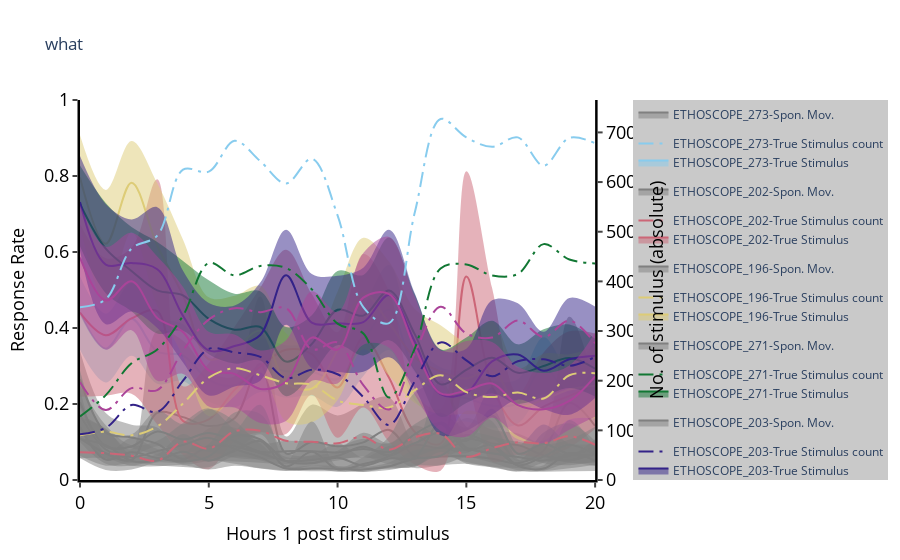

Here is the notebook cell this chart was saved with:
### Code cell
x = pdfp.plot_habituation(plot_type = 'time', x_limit = 20, title = 'what', facet_col='machine_name');
x.show()

### Figure 1 — Plotly figure (JSON) as saved in the notebook; plotly's stock layout.template omitted (floating-point values rounded to 4 significant figures)
{"data": [{"legendgroup": "ETHOSCOPE_273-Spon. Mov.", "line": {"shape": "spline", "width": 0}, "marker": {"color": "#444"}, "mode": "lines", "showlegend": false, "type": "scatter", "x": [0, 1, 2, 3, 4, 5, 6, 7, 8, 9, 10, 11, 12, 13, 14, 15, 16, 17, 18, 19, 20], "y": [0.1903, 0.08566, 0.08334, 0.0642, 0.041, 0.04955, 0.04868, 0.04511, 0.04117, 0.04267, 0.05143, 0.06199, 0.04268, 0.05614, 0.05971, 0.07849, 0.06715, 0.06602, 0.04415, 0.03912, 0.04845]}, {"fill": "tonexty", "legendgroup": "ETHOSCOPE_273-Spon. Mov.", "line": {"color": "grey", "shape": "spline"}, "mode": "lines", "name": "ETHOSCOPE_273-Spon. Mov.", "type": "scatter", "x": [0, 1, 2, 3, 4, 5, 6, 7, 8, 9, 10, 11, 12, 13, 14, 15, 16, 17, 18, 19, 20], "y": [0.2651, 0.1254, 0.112, 0.09515, 0.05546, 0.08863, 0.08764, 0.07111, 0.0503, 0.05276, 0.06355, 0.0877, 0.0645, 0.0927, 0.08473, 0.1177, 0.09624, 0.09187, 0.06505, 0.05148, 0.07263]}, {"fill": "tonexty", "legendgroup": "ETHOSCOPE_273-Spon. Mov.", "line": {"shape": "spline", "width": 0}, "marker": {"color": "grey"}, "mode": "lines", "showlegend": false, "type": "scatter", "x": [0, 1, 2, 3, 4, 5, 6, 7, 8, 9, 10, 11, 12, 13, 14, 15, 16, 17, 18, 19, 20], "y": [0.3394, 0.176, 0.1457, 0.1379, 0.07191, 0.1362, 0.1378, 0.1052, 0.06072, 0.06341, 0.07701, 0.1244, 0.09751, 0.1435, 0.1201, 0.1635, 0.1322, 0.1222, 0.09021, 0.06661, 0.1073]}, {"legendgroup": "ETHOSCOPE_273-True Stimulus", "line": {"shape": "spline", "width": 0}, "marker": {"color": "#444"}, "mode": "lines", "showlegend": false, "type": "scatter", "x": [0, 1, 2, 3, 4, 5, 6, 7, 8, 9, 10, 11, 12, 13, 14, 15, 16, 17, 18, 19, 20], "y": [0.3424, 0.2565, 0.3268, 0.2531, 0.2604, 0.2064, 0.1918, 0.2317, 0.2168, 0.2215, 0.1929, 0.2738, 0.342, 0.2089, 0.1605, 0.1537, 0.1375, 0.1484, 0.2262, 0.1723, 0.2244]}, {"fill": "tonexty", "legendgroup": "ETHOSCOPE_273-True Stimulus", "line": {"color": "rgb(136, 204, 238)", "shape": "spline"}, "mode": "lines", "name": "ETHOSCOPE_273-True Stimulus", "type": "scatter", "x": [0, 1, 2, 3, 4, 5, 6, 7, 8, 9, 10, 11, 12, 13, 14, 15, 16, 17, 18, 19, 20], "y": [0.44, 0.3454, 0.4242, 0.3382, 0.3276, 0.2636, 0.2484, 0.3006, 0.2861, 0.285, 0.2657, 0.3661, 0.4478, 0.2869, 0.2266, 0.2153, 0.1951, 0.2026, 0.2961, 0.2296, 0.2923]}, {"fill": "tonexty", "legendgroup": "ETHOSCOPE_273-True Stimulus", "line": {"shape": "spline", "width": 0}, "marker": {"color": "rgb(136, 204, 238)"}, "mode": "lines", "showlegend": false, "type": "scatter", "x": [0, 1, 2, 3, 4, 5, 6, 7, 8, 9, 10, 11, 12, 13, 14, 15, 16, 17, 18, 19, 20], "y": [0.5355, 0.4378, 0.5176, 0.4291, 0.41, 0.3265, 0.3128, 0.3716, 0.3546, 0.3549, 0.3413, 0.4545, 0.5657, 0.3616, 0.2966, 0.2845, 0.261, 0.2652, 0.3755, 0.2935, 0.369]}, {"legendgroup": "ETHOSCOPE_273-True Stimulus", "line": {"color": "rgb(136, 204, 238)", "dash": "longdashdot", "shape": "spline"}, "mode": "lines", "name": "ETHOSCOPE_273-True Stimulus count", "type": "scatter", "x": [0, 1, 2, 3, 4, 5, 6, 7, 8, 9, 10, 11, 12, 13, 14, 15, 16, 17, 18, 19, 20], "xaxis": "x", "y": [348, 364, 466, 492, 625, 621, 683, 642, 597, 647, 533, 348, 316, 539, 727, 690, 671, 690, 633, 689, 678], "yaxis": "y2"}, {"legendgroup": "ETHOSCOPE_202-Spon. Mov.", "line": {"shape": "spline", "width": 0}, "marker": {"color": "#444"}, "mode": "lines", "showlegend": false, "type": "scatter", "x": [0, 1, 2, 3, 4, 5, 6, 7, 8, 9, 10, 11, 12, 13, 14, 15, 16, 17, 18, 19, 20], "y": [0.05794, 0.02658, 0.02747, 0.04578, 0.04404, 0.0558, 0.0733, 0.1201, 0.03025, 0.03775, 0.0313, 0.03321, 0.06019, 0.0317, 0.03873, 0.04237, 0.03578, 0.02209, 0.04553, 0.05201, 0.06336]}, {"fill": "tonexty", "legendgroup": "ETHOSCOPE_202-Spon. Mov.", "line": {"color": "grey", "shape": "spline"}, "mode": "lines", "name": "ETHOSCOPE_202-Spon. Mov.", "type": "scatter", "x": [0, 1, 2, 3, 4, 5, 6, 7, 8, 9, 10, 11, 12, 13, 14, 15, 16, 17, 18, 19, 20], "y": [0.1094, 0.07027, 0.05309, 0.1766, 0.1655, 0.1419, 0.1626, 0.3054, 0.07002, 0.09985, 0.08862, 0.09913, 0.1318, 0.06236, 0.06172, 0.06278, 0.05608, 0.04423, 0.07738, 0.2024, 0.1421]}, {"fill": "tonexty", "legendgroup": "ETHOSCOPE_202-Spon. Mov.", "line": {"shape": "spline", "width": 0}, "marker": {"color": "grey"}, "mode": "lines", "showlegend": false, "type": "scatter", "x": [0, 1, 2, 3, 4, 5, 6, 7, 8, 9, 10, 11, 12, 13, 14, 15, 16, 17, 18, 19, 20], "y": [0.1728, 0.1337, 0.08069, 0.3927, 0.3666, 0.2859, 0.2728, 0.4829, 0.1144, 0.1979, 0.17, 0.1998, 0.2173, 0.09563, 0.08441, 0.08478, 0.08258, 0.06842, 0.112, 0.4299, 0.2457]}, {"legendgroup": "ETHOSCOPE_202-True Stimulus", "line": {"shape": "spline", "width": 0}, "marker": {"color": "#444"}, "mode": "lines", "showlegend": false, "type": "scatter", "x": [0, 1, 2, 3, 4, 5, 6, 7, 8, 9, 10, 11, 12, 13, 14, 15, 16, 17, 18, 19, 20], "y": [0.2193, 0.222, 0.2269, 0.1458, 0.06607, 0.02857, 0.1044, 0.1253, 0.1212, 0.2246, 0.1111, 0.1908, 0.1001, 0.04074, 0.02442, 0.2455, 0.04861, 0.06687, 0.06, 0.08538, 0.1342]}, {"fill": "tonexty", "legendgroup": "ETHOSCOPE_202-True Stimulus", "line": {"color": "rgb(204, 102, 119)", "shape": "spline"}, "mode": "lines", "name": "ETHOSCOPE_202-True Stimulus", "type": "scatter", "x": [0, 1, 2, 3, 4, 5, 6, 7, 8, 9, 10, 11, 12, 13, 14, 15, 16, 17, 18, 19, 20], "y": [0.4405, 0.381, 0.4255, 0.4443, 0.1553, 0.1596, 0.2372, 0.298, 0.3426, 0.3314, 0.2435, 0.3741, 0.2688, 0.1264, 0.09585, 0.5352, 0.2472, 0.1434, 0.1929, 0.2215, 0.2517]}, {"fill": "tonexty", "legendgroup": "ETHOSCOPE_202-True Stimulus", "line": {"shape": "spline", "width": 0}, "marker": {"color": "rgb(204, 102, 119)"}, "mode": "lines", "showlegend": false, "type": "scatter", "x": [0, 1, 2, 3, 4, 5, 6, 7, 8, 9, 10, 11, 12, 13, 14, 15, 16, 17, 18, 19, 20], "y": [0.6738, 0.5836, 0.6109, 0.7917, 0.2466, 0.3073, 0.4033, 0.5061, 0.6062, 0.4893, 0.3889, 0.5947, 0.497, 0.2269, 0.1873, 0.8125, 0.5056, 0.2285, 0.3357, 0.3915, 0.3854]}, {"legendgroup": "ETHOSCOPE_202-True Stimulus", "line": {"color": "rgb(204, 102, 119)", "dash": "longdashdot", "shape": "spline"}, "mode": "lines", "name": "ETHOSCOPE_202-True Stimulus count", "type": "scatter", "x": [0, 1, 2, 3, 4, 5, 6, 7, 8, 9, 10, 11, 12, 13, 14, 15, 16, 17, 18, 19, 20], "xaxis": "x", "y": [56, 54, 49, 39, 77, 63, 98, 99, 79, 77, 74, 87, 61, 86, 93, 47, 64, 76, 74, 88, 71], "yaxis": "y2"}, {"legendgroup": "ETHOSCOPE_196-Spon. Mov.", "line": {"shape": "spline", "width": 0}, "marker": {"color": "#444"}, "mode": "lines", "showlegend": false, "type": "scatter", "x": [0, 1, 2, 3, 4, 5, 6, 7, 8, 9, 10, 11, 12, 13, 14, 15, 16, 17, 18, 19, 20], "y": [0.06349, 0.03771, 0.04493, 0.03806, 0.03445, 0.03356, 0.06119, 0.05192, 0.03101, 0.02718, 0.03074, 0.02173, 0.03246, 0.03449, 0.07349, 0.0431, 0.0337, 0.03181, 0.02403, 0.03062, 0.03932]}, {"fill": "tonexty", "legendgroup": "ETHOSCOPE_196-Spon. Mov.", "line": {"color": "grey", "shape": "spline"}, "mode": "lines", "name": "ETHOSCOPE_196-Spon. Mov.", "type": "scatter", "x": [0, 1, 2, 3, 4, 5, 6, 7, 8, 9, 10, 11, 12, 13, 14, 15, 16, 17, 18, 19, 20], "y": [0.139, 0.05355, 0.07302, 0.05779, 0.04925, 0.06235, 0.116, 0.1071, 0.04985, 0.04439, 0.05855, 0.03777, 0.0568, 0.05909, 0.151, 0.08499, 0.07026, 0.06055, 0.05152, 0.06463, 0.08503]}, {"fill": "tonexty", "legendgroup": "ETHOSCOPE_196-Spon. Mov.", "line": {"shape": "spline", "width": 0}, "marker": {"color": "grey"}, "mode": "lines", "showlegend": false, "type": "scatter", "x": [0, 1, 2, 3, 4, 5, 6, 7, 8, 9, 10, 11, 12, 13, 14, 15, 16, 17, 18, 19, 20], "y": [0.2378, 0.0711, 0.1104, 0.08136, 0.06574, 0.09527, 0.1774, 0.1737, 0.07235, 0.06497, 0.09746, 0.05941, 0.08957, 0.09232, 0.2616, 0.1403, 0.1153, 0.1008, 0.09269, 0.1063, 0.1403]}, {"legendgroup": "ETHOSCOPE_196-True Stimulus", "line": {"shape": "spline", "width": 0}, "marker": {"color": "#444"}, "mode": "lines", "showlegend": false, "type": "scatter", "x": [0, 1, 2, 3, 4, 5, 6, 7, 8, 9, 10, 11, 12, 13, 14, 15, 16, 17, 18, 19, 20], "y": [0.6746, 0.4643, 0.652, 0.4583, 0.3244, 0.1685, 0.2206, 0.2826, 0.1543, 0.1519, 0.2102, 0.3443, 0.2745, 0.2028, 0.1724, 0.1733, 0.166, 0.1072, 0.1037, 0.1589, 0.1616]}, {"fill": "tonexty", "legendgroup": "ETHOSCOPE_196-True Stimulus", "line": {"color": "rgb(221, 204, 119)", "shape": "spline"}, "mode": "lines", "name": "ETHOSCOPE_196-True Stimulus", "type": "scatter", "x": [0, 1, 2, 3, 4, 5, 6, 7, 8, 9, 10, 11, 12, 13, 14, 15, 16, 17, 18, 19, 20], "y": [0.796, 0.6217, 0.7824, 0.6167, 0.4854, 0.3179, 0.3445, 0.3925, 0.2565, 0.2406, 0.3424, 0.4913, 0.4126, 0.3223, 0.285, 0.2668, 0.2921, 0.1951, 0.2116, 0.238, 0.2484]}, {"fill": "tonexty", "legendgroup": "ETHOSCOPE_196-True Stimulus", "line": {"shape": "spline", "width": 0}, "marker": {"color": "rgb(221, 204, 119)"}, "mode": "lines", "showlegend": false, "type": "scatter", "x": [0, 1, 2, 3, 4, 5, 6, 7, 8, 9, 10, 11, 12, 13, 14, 15, 16, 17, 18, 19, 20], "y": [0.9071, 0.7632, 0.8921, 0.7809, 0.6325, 0.4806, 0.4847, 0.5109, 0.3863, 0.35, 0.4957, 0.6373, 0.5743, 0.4498, 0.4074, 0.3671, 0.4171, 0.294, 0.3323, 0.3311, 0.3515]}, {"legendgroup": "ETHOSCOPE_196-True Stimulus", "line": {"color": "rgb(221, 204, 119)", "dash": "longdashdot", "shape": "spline"}, "mode": "lines", "name": "ETHOSCOPE_196-True Stimulus count", "type": "scatter", "x": [0, 1, 2, 3, 4, 5, 6, 7, 8, 9, 10, 11, 12, 13, 14, 15, 16, 17, 18, 19, 20], "xaxis": "x", "y": [90, 97, 90, 108, 154, 206, 225, 211, 195, 192, 160, 151, 146, 181, 211, 177, 167, 176, 164, 211, 215], "yaxis": "y2"}, {"legendgroup": "ETHOSCOPE_271-Spon. Mov.", "line": {"shape": "spline", "width": 0}, "marker": {"color": "#444"}, "mode": "lines", "showlegend": false, "type": "scatter", "x": [0, 1, 2, 3, 4, 5, 6, 7, 8, 9, 10, 11, 12, 13, 14, 15, 16, 17, 18, 19, 20], "y": [0.1355, 0.05657, 0.06284, 0.089, 0.07437, 0.074, 0.05887, 0.05451, 0.05454, 0.0554, 0.05769, 0.05862, 0.05626, 0.06138, 0.08157, 0.07108, 0.1073, 0.05013, 0.05662, 0.04522, 0.04553]}, {"fill": "tonexty", "legendgroup": "ETHOSCOPE_271-Spon. Mov.", "line": {"color": "grey", "shape": "spline"}, "mode": "lines", "name": "ETHOSCOPE_271-Spon. Mov.", "type": "scatter", "x": [0, 1, 2, 3, 4, 5, 6, 7, 8, 9, 10, 11, 12, 13, 14, 15, 16, 17, 18, 19, 20], "y": [0.2051, 0.0885, 0.08824, 0.1276, 0.1065, 0.1237, 0.1026, 0.07397, 0.0759, 0.07555, 0.07262, 0.08154, 0.07372, 0.097, 0.1264, 0.1036, 0.1689, 0.06963, 0.0947, 0.06767, 0.06732]}, {"fill": "tonexty", "legendgroup": "ETHOSCOPE_271-Spon. Mov.", "line": {"shape": "spline", "width": 0}, "marker": {"color": "grey"}, "mode": "lines", "showlegend": false, "type": "scatter", "x": [0, 1, 2, 3, 4, 5, 6, 7, 8, 9, 10, 11, 12, 13, 14, 15, 16, 17, 18, 19, 20], "y": [0.2873, 0.1253, 0.1199, 0.182, 0.1468, 0.1862, 0.1565, 0.09811, 0.1033, 0.1002, 0.08982, 0.1087, 0.0954, 0.1472, 0.1769, 0.1373, 0.2443, 0.09231, 0.146, 0.09588, 0.09642]}, {"legendgroup": "ETHOSCOPE_271-True Stimulus", "line": {"shape": "spline", "width": 0}, "marker": {"color": "#444"}, "mode": "lines", "showlegend": false, "type": "scatter", "x": [0, 1, 2, 3, 4, 5, 6, 7, 8, 9, 10, 11, 12, 13, 14, 15, 16, 17, 18, 19, 20], "y": [0.615, 0.4914, 0.444, 0.3856, 0.3928, 0.3308, 0.3063, 0.3144, 0.2206, 0.2775, 0.3549, 0.3279, 0.368, 0.2871, 0.1663, 0.2026, 0.2279, 0.2003, 0.2188, 0.2419, 0.2194]}, {"fill": "tonexty", "legendgroup": "ETHOSCOPE_271-True Stimulus", "line": {"color": "rgb(17, 119, 51)", "shape": "spline"}, "mode": "lines", "name": "ETHOSCOPE_271-True Stimulus", "type": "scatter", "x": [0, 1, 2, 3, 4, 5, 6, 7, 8, 9, 10, 11, 12, 13, 14, 15, 16, 17, 18, 19, 20], "y": [0.7267, 0.6087, 0.5502, 0.4988, 0.4859, 0.4242, 0.3955, 0.4026, 0.3117, 0.3581, 0.4479, 0.4326, 0.4985, 0.3832, 0.2517, 0.2899, 0.322, 0.282, 0.3, 0.321, 0.2931]}, {"fill": "tonexty", "legendgroup": "ETHOSCOPE_271-True Stimulus", "line": {"shape": "spline", "width": 0}, "marker": {"color": "rgb(17, 119, 51)"}, "mode": "lines", "showlegend": false, "type": "scatter", "x": [0, 1, 2, 3, 4, 5, 6, 7, 8, 9, 10, 11, 12, 13, 14, 15, 16, 17, 18, 19, 20], "y": [0.8274, 0.7288, 0.6656, 0.6265, 0.5765, 0.5254, 0.4904, 0.4966, 0.4026, 0.4335, 0.5502, 0.5397, 0.6382, 0.4879, 0.3432, 0.3747, 0.4191, 0.3569, 0.3964, 0.4093, 0.3718]}, {"legendgroup": "ETHOSCOPE_271-True Stimulus", "line": {"color": "rgb(17, 119, 51)", "dash": "longdashdot", "shape": "spline"}, "mode": "lines", "name": "ETHOSCOPE_271-True Stimulus count", "type": "scatter", "x": [0, 1, 2, 3, 4, 5, 6, 7, 8, 9, 10, 11, 12, 13, 14, 15, 16, 17, 18, 19, 20], "xaxis": "x", "y": [128, 171, 235, 263, 331, 437, 412, 431, 427, 384, 315, 295, 166, 265, 426, 434, 412, 415, 475, 444, 436], "yaxis": "y2"}, {"legendgroup": "ETHOSCOPE_203-Spon. Mov.", "line": {"shape": "spline", "width": 0}, "marker": {"color": "#444"}, "mode": "lines", "showlegend": false, "type": "scatter", "x": [0, 1, 2, 3, 4, 5, 6, 7, 8, 9, 10, 11, 12, 13, 14, 15, 16, 17, 18, 19, 20], "y": [0.05726, 0.05669, 0.03726, 0.03603, 0.03888, 0.02752, 0.03743, 0.03039, 0.02366, 0.03003, 0.0217, 0.02664, 0.0294, 0.03609, 0.06499, 0.04705, 0.03319, 0.02286, 0.02203, 0.02303, 0.02361]}, {"fill": "tonexty", "legendgroup": "ETHOSCOPE_203-Spon. Mov.", "line": {"color": "grey", "shape": "spline"}, "mode": "lines", "name": "ETHOSCOPE_203-Spon. Mov.", "type": "scatter", "x": [0, 1, 2, 3, 4, 5, 6, 7, 8, 9, 10, 11, 12, 13, 14, 15, 16, 17, 18, 19, 20], "y": [0.1081, 0.0919, 0.05034, 0.05101, 0.07427, 0.05093, 0.0775, 0.1019, 0.03547, 0.07407, 0.02815, 0.04191, 0.06312, 0.1205, 0.1479, 0.07797, 0.09251, 0.03767, 0.03002, 0.07045, 0.05007]}, {"fill": "tonexty", "legendgroup": "ETHOSCOPE_203-Spon. Mov.", "line": {"shape": "spline", "width": 0}, "marker": {"color": "grey"}, "mode": "lines", "showlegend": false, "type": "scatter", "x": [0, 1, 2, 3, 4, 5, 6, 7, 8, 9, 10, 11, 12, 13, 14, 15, 16, 17, 18, 19, 20], "y": [0.1651, 0.1353, 0.06595, 0.06762, 0.1208, 0.08324, 0.1268, 0.1981, 0.04896, 0.154, 0.03497, 0.06047, 0.1142, 0.2295, 0.2491, 0.1137, 0.1874, 0.05428, 0.0388, 0.1578, 0.0826]}, {"legendgroup": "ETHOSCOPE_203-True Stimulus", "line": {"shape": "spline", "width": 0}, "marker": {"color": "#444"}, "mode": "lines", "showlegend": false, "type": "scatter", "x": [0, 1, 2, 3, 4, 5, 6, 7, 8, 9, 10, 11, 12, 13, 14, 15, 16, 17, 18, 19, 20], "y": [0.603, 0.4099, 0.4434, 0.3998, 0.3092, 0.2225, 0.246, 0.2613, 0.4086, 0.2943, 0.2841, 0.2847, 0.3228, 0.2403, 0.1178, 0.1295, 0.1715, 0.2114, 0.1862, 0.1716, 0.2161]}, {"fill": "tonexty", "legendgroup": "ETHOSCOPE_203-True Stimulus", "line": {"color": "rgb(51, 34, 136)", "shape": "spline"}, "mode": "lines", "name": "ETHOSCOPE_203-True Stimulus", "type": "scatter", "x": [0, 1, 2, 3, 4, 5, 6, 7, 8, 9, 10, 11, 12, 13, 14, 15, 16, 17, 18, 19, 20], "y": [0.7315, 0.567, 0.5711, 0.5546, 0.432, 0.341, 0.3524, 0.3817, 0.5387, 0.4143, 0.4124, 0.4153, 0.4869, 0.3637, 0.2256, 0.2292, 0.3123, 0.3301, 0.2877, 0.3176, 0.3272]}, {"fill": "tonexty", "legendgroup": "ETHOSCOPE_203-True Stimulus", "line": {"shape": "spline", "width": 0}, "marker": {"color": "rgb(51, 34, 136)"}, "mode": "lines", "showlegend": false, "type": "scatter", "x": [0, 1, 2, 3, 4, 5, 6, 7, 8, 9, 10, 11, 12, 13, 14, 15, 16, 17, 18, 19, 20], "y": [0.8526, 0.7266, 0.6858, 0.7179, 0.5508, 0.4661, 0.4592, 0.5195, 0.6589, 0.5424, 0.5376, 0.5589, 0.6583, 0.4907, 0.3439, 0.3456, 0.473, 0.4651, 0.3901, 0.4792, 0.4562]}, {"legendgroup": "ETHOSCOPE_203-True Stimulus", "line": {"color": "rgb(51, 34, 136)", "dash": "longdashdot", "shape": "spline"}, "mode": "lines", "name": "ETHOSCOPE_203-True Stimulus count", "type": "scatter", "x": [0, 1, 2, 3, 4, 5, 6, 7, 8, 9, 10, 11, 12, 13, 14, 15, 16, 17, 18, 19, 20], "xaxis": "x", "y": [92, 105, 151, 137, 200, 264, 257, 248, 205, 222, 213, 167, 111, 199, 277, 241, 209, 239, 243, 230, 248], "yaxis": "y2"}, {"legendgroup": "ETHOSCOPE_213-Spon. Mov.", "line": {"shape": "spline", "width": 0}, "marker": {"color": "#444"}, "mode": "lines", "showlegend": false, "type": "scatter", "x": [0, 1, 2, 3, 4, 5, 6, 7, 8, 9, 10, 11, 12, 13, 14, 15, 16, 17, 18, 19, 20], "y": [0.1002, 0.04295, 0.03719, 0.05269, 0.04889, 0.05237, 0.04249, 0.03081, 0.02509, 0.02332, 0.0229, 0.02123, 0.02629, 0.03793, 0.03905, 0.05893, 0.04507, 0.02553, 0.02533, 0.04382, 0.03661]}, {"fill": "tonexty", "legendgroup": "ETHOSCOPE_213-Spon. Mov.", "line": {"color": "grey", "shape": "spline"}, "mode": "lines", "name": "ETHOSCOPE_213-Spon. Mov.", "type": "scatter", "x": [0, 1, 2, 3, 4, 5, 6, 7, 8, 9, 10, 11, 12, 13, 14, 15, 16, 17, 18, 19, 20], "y": [0.1707, 0.08023, 0.06025, 0.076, 0.09186, 0.1108, 0.08231, 0.05943, 0.03028, 0.03012, 0.02982, 0.02736, 0.0361, 0.05611, 0.06371, 0.108, 0.08955, 0.03835, 0.06227, 0.09291, 0.06559]}, {"fill": "tonexty", "legendgroup": "ETHOSCOPE_213-Spon. Mov.", "line": {"shape": "spline", "width": 0}, "marker": {"color": "grey"}, "mode": "lines", "showlegend": false, "type": "scatter", "x": [0, 1, 2, 3, 4, 5, 6, 7, 8, 9, 10, 11, 12, 13, 14, 15, 16, 17, 18, 19, 20], "y": [0.2483, 0.1443, 0.09177, 0.1032, 0.1501, 0.1884, 0.1337, 0.09625, 0.037, 0.03805, 0.03699, 0.03416, 0.04632, 0.07879, 0.09033, 0.182, 0.1546, 0.05171, 0.1253, 0.1491, 0.1024]}, {"legendgroup": "ETHOSCOPE_213-True Stimulus", "line": {"shape": "spline", "width": 0}, "marker": {"color": "#444"}, "mode": "lines", "showlegend": false, "type": "scatter", "x": [0, 1, 2, 3, 4, 5, 6, 7, 8, 9, 10, 11, 12, 13, 14, 15, 16, 17, 18, 19, 20], "y": [0.438, 0.3431, 0.3943, 0.2612, 0.2792, 0.1935, 0.1911, 0.1502, 0.1553, 0.2609, 0.2541, 0.3558, 0.3481, 0.2243, 0.1289, 0.1138, 0.164, 0.1156, 0.09659, 0.1325, 0.1663]}, {"fill": "tonexty", "legendgroup": "ETHOSCOPE_213-True Stimulus", "line": {"color": "rgb(170, 68, 153)", "shape": "spline"}, "mode": "lines", "name": "ETHOSCOPE_213-True Stimulus", "type": "scatter", "x": [0, 1, 2, 3, 4, 5, 6, 7, 8, 9, 10, 11, 12, 13, 14, 15, 16, 17, 18, 19, 20], "y": [0.5853, 0.4724, 0.5228, 0.4265, 0.3898, 0.2886, 0.2791, 0.2397, 0.2588, 0.3748, 0.3432, 0.4798, 0.489, 0.348, 0.2278, 0.2356, 0.2538, 0.1972, 0.1862, 0.208, 0.2729]}, {"fill": "tonexty", "legendgroup": "ETHOSCOPE_213-True Stimulus", "line": {"shape": "spline", "width": 0}, "marker": {"color": "rgb(170, 68, 153)"}, "mode": "lines", "showlegend": false, "type": "scatter", "x": [0, 1, 2, 3, 4, 5, 6, 7, 8, 9, 10, 11, 12, 13, 14, 15, 16, 17, 18, 19, 20], "y": [0.7234, 0.6136, 0.6505, 0.5882, 0.5082, 0.39, 0.3831, 0.3408, 0.3677, 0.4965, 0.4417, 0.5973, 0.6396, 0.4821, 0.3407, 0.3655, 0.3632, 0.2978, 0.2814, 0.3016, 0.3887]}, {"legendgroup": "ETHOSCOPE_213-True Stimulus", "line": {"color": "rgb(170, 68, 153)", "dash": "longdashdot", "shape": "spline"}, "mode": "lines", "name": "ETHOSCOPE_213-True Stimulus count", "type": "scatter", "x": [0, 1, 2, 3, 4, 5, 6, 7, 8, 9, 10, 11, 12, 13, 14, 15, 16, 17, 18, 19, 20], "xaxis": "x", "y": [197, 141, 185, 181, 261, 323, 346, 338, 346, 263, 277, 191, 142, 256, 349, 295, 287, 321, 288, 321, 275], "yaxis": "y2"}], "layout": {"legend": {"bgcolor": "rgba(201, 201, 201, 1)", "bordercolor": "grey", "font": {"size": 12}, "x": 1.01, "y": 0.5}, "plot_bgcolor": "white", "title": {"text": "what"}, "xaxis": {"anchor": "y", "domain": [0, 0.94], "linecolor": "black", "linewidth": 2.5, "range": [0, 20], "showgrid": false, "tick0": 0, "tickfont": {"color": "black", "size": 18}, "ticks": "outside", "tickwidth": 2, "title": {"font": {"color": "black", "size": 18}, "text": "Hours 1 post first stimulus"}, "type": "-", "zeroline": false}, "yaxis": {"anchor": "x", "domain": [0, 1], "dtick": 0.2, "linecolor": "black", "linewidth": 2.5, "range": [0, 1], "rangemode": "tozero", "showgrid": false, "tick0": 0, "tickfont": {"color": "black", "size": 18}, "ticks": "outside", "tickwidth": 2, "title": {"font": {"color": "black", "size": 18}, "text": "Response Rate"}, "type": "-", "zeroline": false}, "yaxis2": {"anchor": "x", "linecolor": "black", "linewidth": 2.5, "overlaying": "y", "rangemode": "tozero", "showgrid": false, "side": "right", "tick0": 0, "tickfont": {"color": "black", "size": 18}, "ticks": "outside", "tickwidth": 2, "title": {"font": {"color": "black", "size": 18}, "text": "No. of stimulus (absolute)"}, "type": "-", "zeroline": false}}}
